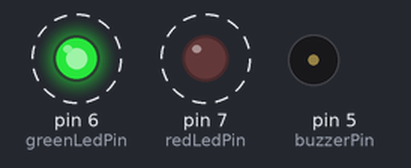
This sketch was run on a simulated Arduino Uno, built with avr-gcc and run on an emulated ATmega328P. Shown: output pins drawn as LEDs (lit = HIGH), buzzer (waves = sounding, pin HIGH). Dashed ring = blinking.

Above: at 1.2 s.
Timing chart, 0 to 4.0 s (numbered marks = the images above):
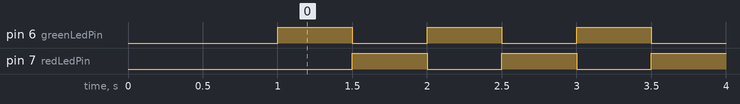

The sketch:

base.ino
```cpp
const int redLedPin = 7;
const int greenLedPin = 6;
const int buzzerPin = 5;


void setup() {
  // Serial.begin(9600);
  // while (!Serial);

  // put your setup code here, to run once:
  pinMode(redLedPin, OUTPUT);
  pinMode(greenLedPin, OUTPUT);
  pinMode(buzzerPin, OUTPUT);

  // Serial.println("Started.");
  delay(1000);
}

void alarm(long ms) {
  tone(buzzerPin, 1000); // Send 1KHz sound signal
  delay(ms);
  noTone(buzzerPin);
}

void loop() {
  // put your main code here, to run repeatedly:
  digitalWrite(greenLedPin, HIGH);
  digitalWrite(redLedPin, LOW);
  //alarm(2000);
  delay(500);
  digitalWrite(greenLedPin, LOW);
  digitalWrite(redLedPin, HIGH);
  delay(500);
}
```

Measured:
- by itself, pin 6 (greenLedPin), pin 7 (redLedPin): alternates HIGH for 0.50 s and LOW for 0.50 s
